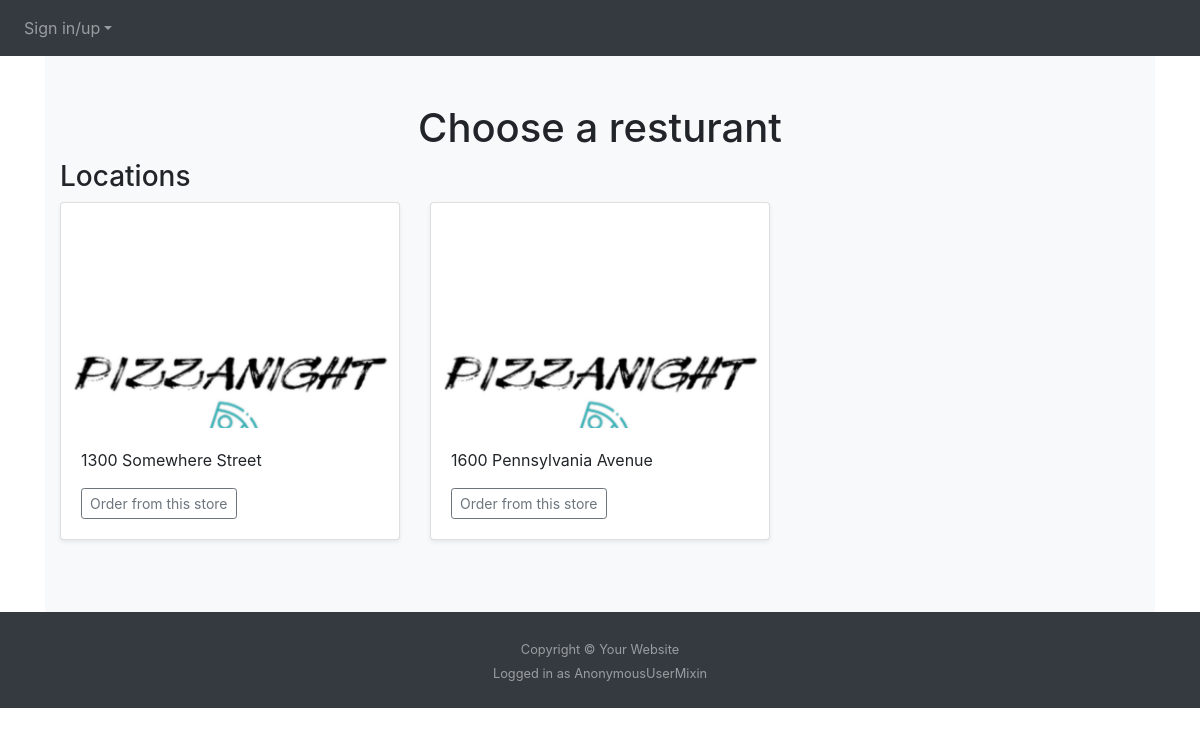
The app's page /start-order, older data.
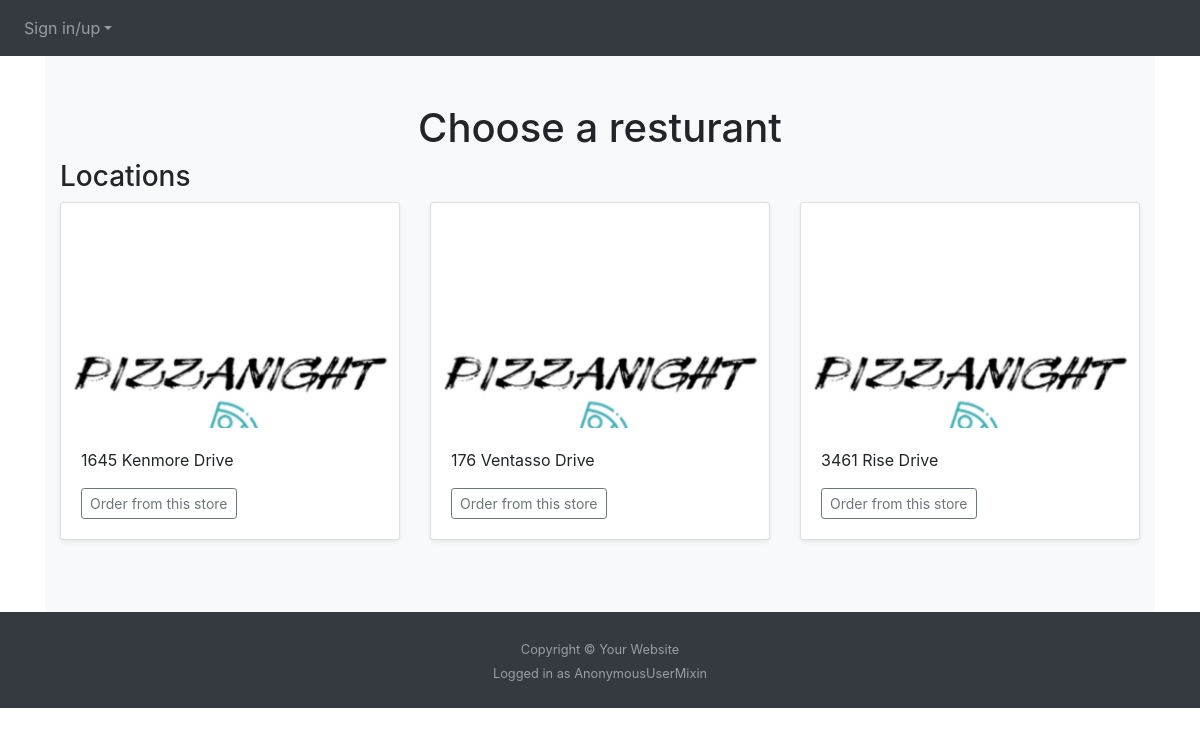
The same page, newer data.
### website/models.py (models this page shows)
class Store(db.Model, UserMixin): # login for storefront section of website
    id = db.Column(db.Integer, primary_key=True)
    email = db.Column(db.String(150), unique=True) # store contact info
    password = db.Column(db.String(150))
    phone = db.Column(db.String(150)) # store contact info
    address = db.Column(db.String(150)) # helps with user ordering delivery
    open = db.Column(db.Integer) # tells customer side of website when resturant is accepting online orders

### website/views.py (the view)
@views.route('/start-order', methods = ['POST', 'GET'])
def start_order():
    return render_template('start-order.html', user=current_user, rows = getItemsInCart(), stores=get_stores())

### website/getters.py (called while the page is built)
def get_stores():
  ids = [id[0] for id in Store.query.with_entities(Store.id).all()]
  all_stores = []
  for id in ids:
    store = Store.query.filter_by(id=id).first()
    grabber = {'id': 0, 'first_name': '', 'email': 0, 'password': '', 'phone': ''}
    grabber['id'] = store.id
    grabber['first_name'] = store.address
    grabber['email'] = store.email
    grabber['password'] = store.password
    grabber['phone'] = store.phone
    all_stores.append(grabber)
  return all_stores

def getItemsInCart():
    rows = Cart.query.filter(Cart.id).count()
    return rows

### website/templates/start-order.html (shortened to what this page needs)
{% extends "base.html" %} {% block title %}Current Orders{% endblock %}
{% block content%}
<div class="album py-5 bg-light">
    <h1 align="center">Choose a resturant</h1>
    <div class="container">
      <h3>Locations</h3>
      <div class="row">
        {% for a_store in stores %}
        <div class="col-md-4">
          <div class="card mb-4 shadow-sm">
            <svg class="bd-placeholder-img card-img-top" width="100%" height="225">
              <image width="100%" height="405"
                 class="eq__NEcontainer__currentAlarmAction"
                 xlink:href="../static/pictures/logo.png"></image>
              <rect width="100%" height="405" class="eq__NEcontainer__currentAlarmAction"
            style="fill:url(#godhelpme);">
            </svg>
            <div class="card-body">
              <p class="card-text">{{a_store.first_name}}</p>
              <div class="d-flex justify-content-between align-items-center">
                <div class="btn-group">
                  <a href="{{ url_for ('views.order_type', id=a_store.id) }}"><button type="button" class="btn btn-sm btn-outline-secondary">Order from this store</button></a>
                </div>
              </div>
            </div>
          </div>
        </div>
        {% endfor %}
      </div>
    </div>
</div>
{% endblock %}

Row changes from the older to the newer data that the page shows:
removed Store: first_name "1300 Somewhere Street"
removed Store: first_name "1600 Pennsylvania Avenue"
added Store: first_name "1645 Kenmore Drive"
added Store: first_name "176 Ventasso Drive"
added Store: first_name "3461 Rise Drive"
